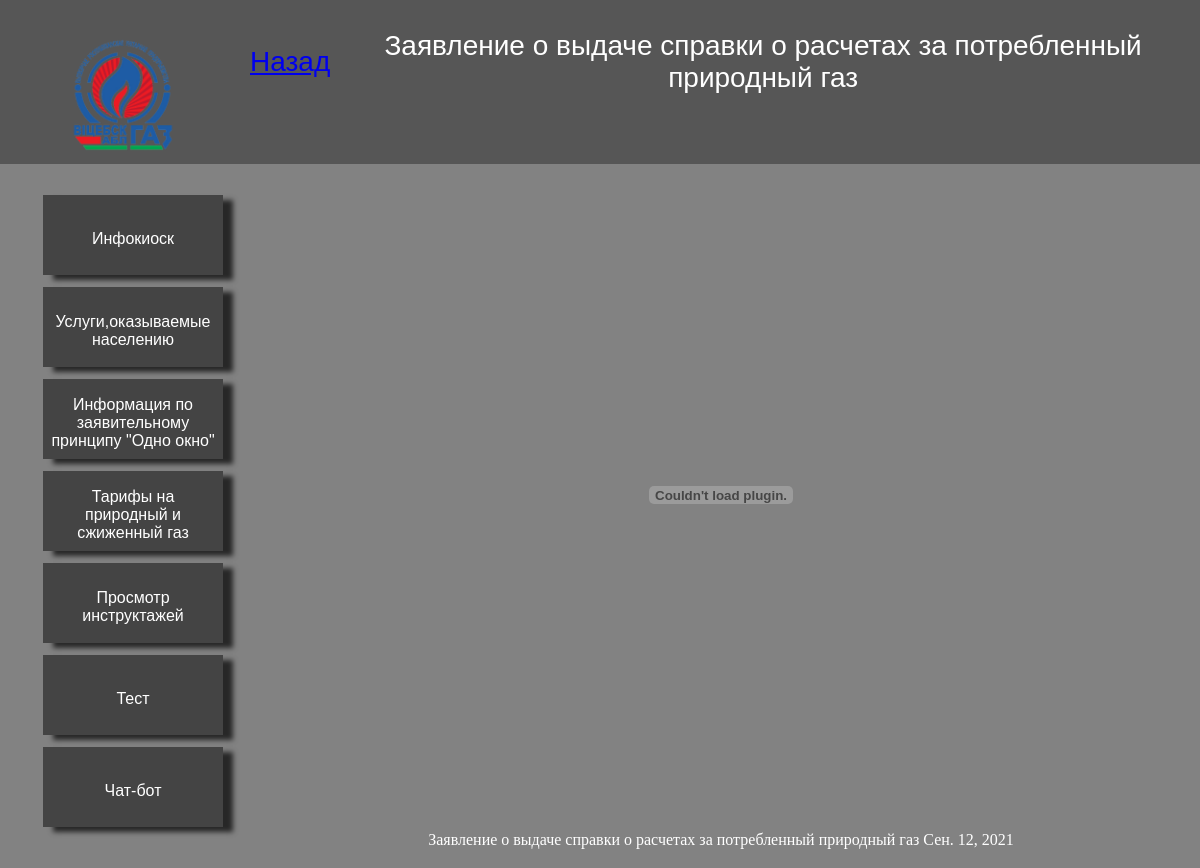
Screenshot of /onewindow/Forms/Application_for_issuance_of_a_certificate_of_payments_for_consumed_natural_gas with the database file from the repository.
### main/models.py (models this page shows, shortened)
class Application_for_issuance_of_a_certificate_of_payments_for_consumed_natural_gas(models.Model):
    title = models.CharField(max_length=150)
    Application_for_issuance_of_a_certificate_of_payments_for_consumed_natural_gas_doc = models.FileField(upload_to='Forms/')
    times = models.DateField()

### main/views.py (the view)
# urls.py: path('onewindow/Forms/Application_for_issuance_of_a_certificate_of_payments_for_consumed_natural_gas', views.Application_for_issuance_of_a_certificate_of_payments_for_consumed_natural_gas_home, name='
def Application_for_issuance_of_a_certificate_of_payments_for_consumed_natural_gas_home(request):
    data = Application_for_issuance_of_a_certificate_of_payments_for_consumed_natural_gas.objects.all()
    return render(request,'main/statements/Application_for_issuance_of_a_certificate_of_payments_for_consumed_natural_gas.html', {'data': data})

### main/templates/main/statements/Application_for_issuance_of_a_certificate_of_payments_for_consumed_natural_gas.html (shortened to what this page needs)
{%extends 'main/Shell.html'%}
{%block topbar%}
<div class="topbar">
    <table>
        <tr>
            <td height="20vh"><a class="back" href="{%url 'Forms'%}">Назад</a></td>
            <td><a class="toptext">Заявление о выдаче справки о расчетах за потребленный природный газ</a></td>
        </tr>
    </table>
</div>
{%endblock%}
{%block body%}
{%for el in data%}
<center>
        <div class="botton_color">
                <embed class="docs_view" src="{{ el.Application_for_issuance_of_a_certificate_of_payments_for_consumed_natural_gas_doc.url }}" >
                <p href="{{ el.Application_for_issuance_of_a_certificate_of_payments_for_consumed_natural_gas}}" class="cool_text">{{ el.title }} {{el.times}}</p>
        </div>
</center>
{%endfor%}
{%endblock%}

### main/static/main/css/Shell.css (style rules this page uses)
.main { margin: 0; background: #828282; }
.back { height: 15vh; }
.topbar { height: 19vh; background-color: #565656; text-align: center; margin: 0; padding-top: 1.5vh; }
.toptext { color: #fff; font-family: Arial, Helvetica, sans-serif; font-size: 3.5vh; margin-left: auto; margin-right: auto; margin-top: 3vh; }
.docs_view { height: 80vh; width: 50vw; padding-top: 1vh; display: block; margin-left: auto; margin-right: auto; }
.cool_text { color: #fff; text-align: center; }

### rows the page displays
Application_for_issuance_of_a_certificate_of_payments_for_consumed_natural_gas: title "Заявление о выдаче справки о расчетах за потребленный природный газ", times "Сен. 12, 2021"
